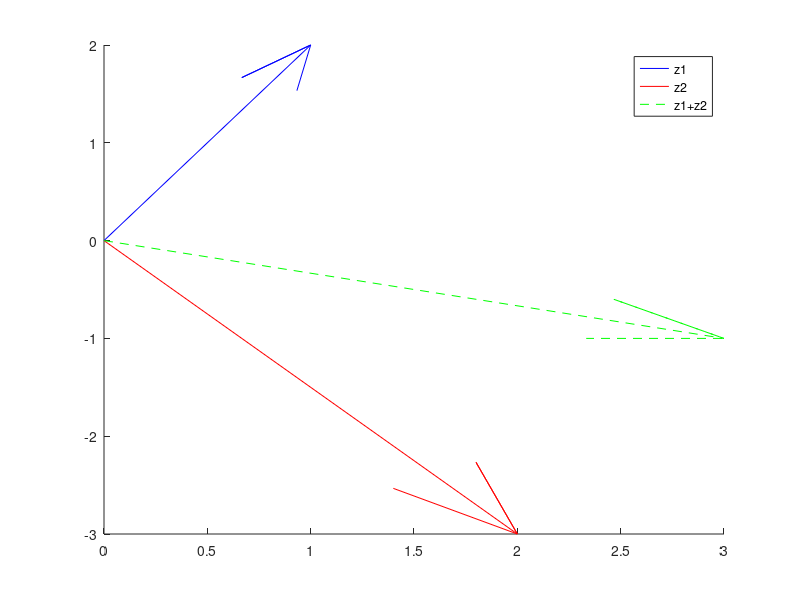

Here is the MATLAB script that generated this plot:
z1=1+2i;
z2=2-3i;
real(z1)
imag(z1)
hold on;
compass(z1,'b')
compass(z2,'r')
compass(z1+z2,'g--')
legend('z1','z2','z1+z2')
hold off;
